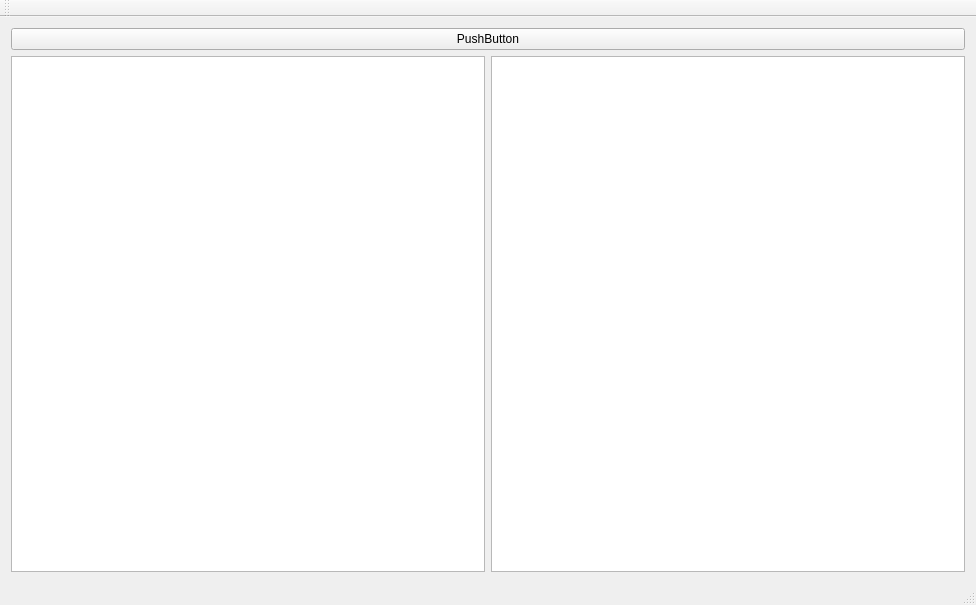
<?xml version="1.0" encoding="UTF-8"?>
<ui version="4.0">
 <class>MainWindow</class>
 <widget class="QMainWindow" name="MainWindow">
  <property name="geometry">
   <rect>
    <x>0</x>
    <y>0</y>
    <width>976</width>
    <height>605</height>
   </rect>
  </property>
  <property name="windowTitle">
   <string>MainWindow</string>
  </property>
  <widget class="QWidget" name="centralWidget">
   <layout class="QGridLayout" name="gridLayout">
    <item row="1" column="1">
     <widget class="QGraphicsView" name="graphicsView"/>
    </item>
    <item row="1" column="0">
     <widget class="QGraphicsView" name="graphicsView_2"/>
    </item>
    <item row="0" column="0" colspan="2">
     <widget class="QPushButton" name="pushButton">
      <property name="text">
       <string>PushButton</string>
      </property>
     </widget>
    </item>
   </layout>
  </widget>
  <widget class="QMenuBar" name="menuBar">
   <property name="geometry">
    <rect>
     <x>0</x>
     <y>0</y>
     <width>976</width>
     <height>26</height>
    </rect>
   </property>
  </widget>
  <widget class="QToolBar" name="mainToolBar">
   <attribute name="toolBarArea">
    <enum>TopToolBarArea</enum>
   </attribute>
   <attribute name="toolBarBreak">
    <bool>false</bool>
   </attribute>
  </widget>
  <widget class="QStatusBar" name="statusBar"/>
 </widget>
 <layoutdefault spacing="6" margin="11"/>
 <resources/>
 <connections>
  <connection>
   <sender>pushButton</sender>
   <signal>clicked()</signal>
   <receiver>MainWindow</receiver>
   <slot>datastart()</slot>
   <hints>
    <hint type="sourcelabel">
     <x>537</x>
     <y>65</y>
    </hint>
    <hint type="destinationlabel">
     <x>651</x>
     <y>44</y>
    </hint>
   </hints>
  </connection>
 </connections>
 <slots>
  <slot>datastart()</slot>
 </slots>
</ui>
